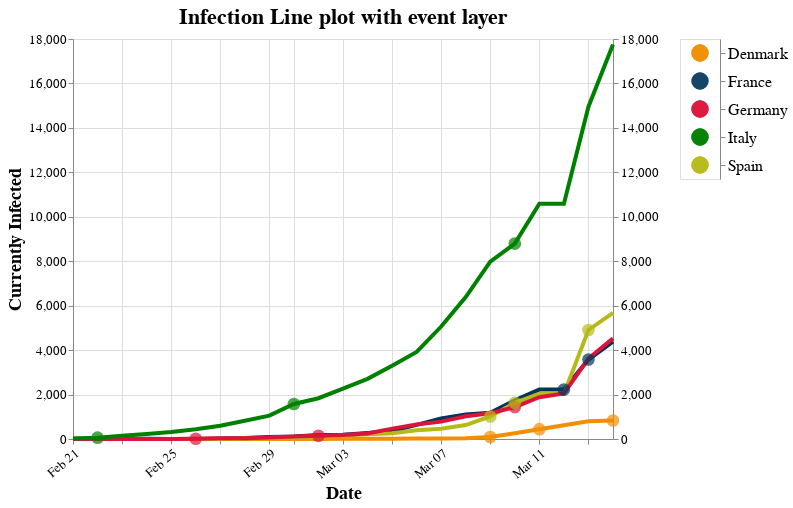

The cell this chart's notebook holds for it:
### Code cell
points_ts = alt.Chart(hover_frame, title = "Infection Line plot with event layer").mark_circle(size=150).encode(
    x = alt.X('monthdate(Date):T', axis = alt.Axis(titleFontSize= 18,title = "Date",labelFontSize = 13,labelAngle = -40,labelSeparation = 10)),
    y =alt.Y("Infection", axis=alt.Axis(titleFontSize= 18,title = "Currently Infected", orient = "left", grid = True,labelFontSize = 13 )),
    color = color,
    size = size_hover,
    tooltip = [alt.Tooltip("Country:N"), alt.Tooltip("Date:T", format='%B %e'), "Infection:O", alt.Tooltip("Text:N", title = "Event")]
).add_selection(
selection
)

#what.configure_axisRight(axis=alt.Axis(titleFontSize= 16,title = "Currently Infected", orient = "left"))
what = alt.layer(okay,points_ts) | legend
what.configure_title(fontSize=22).save("chart.html")
#?what
what.configure_title(fontSize=22)

### Figure 1 — Vega-Lite specification as saved in the notebook (floating-point values rounded to 4 significant figures)
{"config": {"view": {"continuousWidth": 400, "continuousHeight": 300}, "title": {"fontSize": 22}}, "hconcat": [{"layer": [{"data": {"name": "data-ea656ec6eba18789fd72cffe5c384688"}, "mark": "line", "encoding": {"color": {"condition": {"type": "ordinal", "field": "Country", "legend": null, "scale": {"domain": ["Spain", "France", "Germany", "Italy", "Denmark"], "range": ["#B6BA18", "#003459", "crimson", "green", "#F18F01"]}, "selection": "selector002"}, "value": "lightgray"}, "size": {"condition": {"value": 4, "selection": "selector002"}, "value": 0}, "x": {"type": "temporal", "field": "Date", "timeUnit": "monthdate"}, "y": {"type": "quantitative", "axis": {"labelFontSize": 13, "orient": "right", "title": ""}, "field": "Infection"}}, "height": 400, "width": 540}, {"data": {"name": "data-de57a8dd9750a67214ef52cbd8d05af4"}, "mark": {"type": "circle", "size": 150}, "encoding": {"color": {"condition": {"type": "ordinal", "field": "Country", "legend": null, "scale": {"domain": ["Spain", "France", "Germany", "Italy", "Denmark"], "range": ["#B6BA18", "#003459", "crimson", "green", "#F18F01"]}, "selection": "selector002"}, "value": "lightgray"}, "size": {"condition": {"value": 160, "selection": "selector002"}, "value": 0}, "tooltip": [{"type": "nominal", "field": "Country"}, {"type": "temporal", "field": "Date", "format": "%B %e"}, {"type": "ordinal", "field": "Infection"}, {"type": "nominal", "field": "Text", "title": "Event"}], "x": {"type": "temporal", "axis": {"labelAngle": -40, "labelFontSize": 13, "labelSeparation": 10, "title": "Date", "titleFontSize": 18}, "field": "Date", "timeUnit": "monthdate"}, "y": {"type": "quantitative", "axis": {"grid": true, "labelFontSize": 13, "orient": "left", "title": "Currently Infected", "titleFontSize": 18}, "field": "Infection"}}, "selection": {"selector002": {"type": "multi", "fields": ["Country"]}}, "title": "Infection Line plot with event layer"}]}, {"data": {"name": "data-de57a8dd9750a67214ef52cbd8d05af4"}, "mark": {"type": "point", "filled": true, "size": 300}, "encoding": {"color": {"condition": {"type": "ordinal", "field": "Country", "legend": null, "scale": {"domain": ["Spain", "France", "Germany", "Italy", "Denmark"], "range": ["#B6BA18", "#003459", "crimson", "green", "#F18F01"]}, "selection": "selector002"}, "value": "lightgray"}, "y": {"type": "nominal", "axis": {"labelFontSize": 16, "orient": "right", "title": ""}, "field": "Country"}}, "height": 140, "selection": {"selector002": {"type": "multi", "fields": ["Country"]}}, "width": 40}], "$schema": "https://vega.github.io/schema/vega-lite/v4.0.2.json", "datasets": {"data-ea656ec6eba18789fd72cffe5c384688": [{"Country": "France", "Date": "2/21/2020", "Infection": 7}, {"Country": "Denmark", "Date": "2/21/2020", "Infection": 0}, {"Country": "Spain", "Date": "2/21/2020", "Infection": 0}, {"Country": "Germany", "Date": "2/21/2020", "Infection": 2}, {"Country": "Italy", "Date": "2/21/2020", "Infection": 19}, {"Country": "France", "Date": "2/22/2020", "Infection": 7}, {"Country": "Denmark", "Date": "2/22/2020", "Infection": 0}, {"Country": "Spain", "Date": "2/22/2020", "Infection": 0}, {"Country": "Germany", "Date": "2/22/2020", "Infection": 2}, {"Country": "Italy", "Date": "2/22/2020", "Infection": 59}, {"Country": "France", "Date": "2/23/2020", "Infection": 7}, {"Country": "Denmark", "Date": "2/23/2020", "Infection": 0}, {"Country": "Spain", "Date": "2/23/2020", "Infection": 0}, {"Country": "Germany", "Date": "2/23/2020", "Infection": 2}, {"Country": "Italy", "Date": "2/23/2020", "Infection": 150}, {"Country": "France", "Date": "2/24/2020", "Infection": 7}, {"Country": "Denmark", "Date": "2/24/2020", "Infection": 0}, {"Country": "Spain", "Date": "2/24/2020", "Infection": 0}, {"Country": "Germany", "Date": "2/24/2020", "Infection": 2}, {"Country": "Italy", "Date": "2/24/2020", "Infection": 221}, {"Country": "France", "Date": "2/25/2020", "Infection": 2}, {"Country": "Denmark", "Date": "2/25/2020", "Infection": 0}, {"Country": "Spain", "Date": "2/25/2020", "Infection": 4}, {"Country": "Germany", "Date": "2/25/2020", "Infection": 3}, {"Country": "Italy", "Date": "2/25/2020", "Infection": 311}, {"Country": "France", "Date": "2/26/2020", "Infection": 5}, {"Country": "Denmark", "Date": "2/26/2020", "Infection": 0}, {"Country": "Spain", "Date": "2/26/2020", "Infection": 11}, {"Country": "Germany", "Date": "2/26/2020", "Infection": 12}, {"Country": "Italy", "Date": "2/26/2020", "Infection": 438}, {"Country": "France", "Date": "2/27/2020", "Infection": 25}, {"Country": "Denmark", "Date": "2/27/2020", "Infection": 1}, {"Country": "Spain", "Date": "2/27/2020", "Infection": 13}, {"Country": "Germany", "Date": "2/27/2020", "Infection": 30}, {"Country": "Italy", "Date": "2/27/2020", "Infection": 593}, {"Country": "France", "Date": "2/28/2020", "Infection": 44}, {"Country": "Denmark", "Date": "2/28/2020", "Infection": 1}, {"Country": "Spain", "Date": "2/28/2020", "Infection": 30}, {"Country": "Germany", "Date": "2/28/2020", "Infection": 32}, {"Country": "Italy", "Date": "2/28/2020", "Infection": 821}, {"Country": "France", "Date": "2/29/2020", "Infection": 86}, {"Country": "Denmark", "Date": "2/29/2020", "Infection": 3}, {"Country": "Spain", "Date": "2/29/2020", "Infection": 43}, {"Country": "Germany", "Date": "2/29/2020", "Infection": 63}, {"Country": "Italy", "Date": "2/29/2020", "Infection": 1053}, {"Country": "France", "Date": "3/1/2020", "Infection": 116}, {"Country": "Denmark", "Date": "3/1/2020", "Infection": 4}, {"Country": "Spain", "Date": "3/1/2020", "Infection": 82}, {"Country": "Germany", "Date": "3/1/2020", "Infection": 114}, {"Country": "Italy", "Date": "3/1/2020", "Infection": 1577}, {"Country": "France", "Date": "3/2/2020", "Infection": 176}, {"Country": "Denmark", "Date": "3/2/2020", "Infection": 4}, {"Country": "Spain", "Date": "3/2/2020", "Infection": 118}, {"Country": "Germany", "Date": "3/2/2020", "Infection": 143}, {"Country": "Italy", "Date": "3/2/2020", "Infection": 1835}, {"Country": "France", "Date": "3/3/2020", "Infection": 188}, {"Country": "Denmark", "Date": "3/3/2020", "Infection": 6}, {"Country": "Spain", "Date": "3/3/2020", "Infection": 162}, {"Country": "Germany", "Date": "3/3/2020", "Infection": 180}, {"Country": "Italy", "Date": "3/3/2020", "Infection": 2263}, {"Country": "France", "Date": "3/4/2020", "Infection": 272}, {"Country": "Denmark", "Date": "3/4/2020", "Infection": 11}, {"Country": "Spain", "Date": "3/4/2020", "Infection": 218}, {"Country": "Germany", "Date": "3/4/2020", "Infection": 246}, {"Country": "Italy", "Date": "3/4/2020", "Infection": 2706}, {"Country": "France", "Date": "3/5/2020", "Infection": 362}, {"Country": "Denmark", "Date": "3/5/2020", "Infection": 11}, {"Country": "Spain", "Date": "3/5/2020", "Infection": 254}, {"Country": "Germany", "Date": "3/5/2020", "Infection": 466}, {"Country": "Italy", "Date": "3/5/2020", "Infection": 3296}, {"Country": "France", "Date": "3/6/2020", "Infection": 635}, {"Country": "Denmark", "Date": "3/6/2020", "Infection": 23}, {"Country": "Spain", "Date": "3/6/2020", "Infection": 393}, {"Country": "Germany", "Date": "3/6/2020", "Infection": 653}, {"Country": "Italy", "Date": "3/6/2020", "Infection": 3916}, {"Country": "France", "Date": "3/7/2020", "Infection": 929}, {"Country": "Denmark", "Date": "3/7/2020", "Infection": 23}, {"Country": "Spain", "Date": "3/7/2020", "Infection": 460}, {"Country": "Germany", "Date": "3/7/2020", "Infection": 781}, {"Country": "Italy", "Date": "3/7/2020", "Infection": 5061}, {"Country": "France", "Date": "3/8/2020", "Infection": 1098}, {"Country": "Denmark", "Date": "3/8/2020", "Infection": 36}, {"Country": "Spain", "Date": "3/8/2020", "Infection": 626}, {"Country": "Germany", "Date": "3/8/2020", "Infection": 1022}, {"Country": "Italy", "Date": "3/8/2020", "Infection": 6387}, {"Country": "France", "Date": "3/9/2020", "Infection": 1181}, {"Country": "Denmark", "Date": "3/9/2020", "Infection": 91}, {"Country": "Spain", "Date": "3/9/2020", "Infection": 1013}, {"Country": "Germany", "Date": "3/9/2020", "Infection": 1156}, {"Country": "Italy", "Date": "3/9/2020", "Infection": 7985}, {"Country": "France", "Date": "3/10/2020", "Infection": 1742}, {"Country": "Denmark", "Date": "3/10/2020", "Infection": 263}, {"Country": "Spain", "Date": "3/10/2020", "Infection": 1628}, {"Country": "Germany", "Date": "3/10/2020", "Infection": 1437}, {"Country": "Italy", "Date": "3/10/2020", "Infection": 8794}, {"Country": "France", "Date": "3/11/2020", "Infection": 2224}, {"Country": "Denmark", "Date": "3/11/2020", "Infection": 443}, {"Country": "Spain", "Date": "3/11/2020", "Infection": 2040}, {"Country": "Germany", "Date": "3/11/2020", "Infection": 1880}, {"Country": "Italy", "Date": "3/11/2020", "Infection": 10590}, {"Country": "France", "Date": "3/12/2020", "Infection": 2224}, {"Country": "Denmark", "Date": "3/12/2020", "Infection": 616}, {"Country": "Spain", "Date": "3/12/2020", "Infection": 2039}, {"Country": "Germany", "Date": "3/12/2020", "Infection": 2050}, {"Country": "Italy", "Date": "3/12/2020", "Infection": 10590}, {"Country": "France", "Date": "3/13/2020", "Infection": 3576}, {"Country": "Denmark", "Date": "3/13/2020", "Infection": 803}, {"Country": "Spain", "Date": "3/13/2020", "Infection": 4906}, {"Country": "Germany", "Date": "3/13/2020", "Infection": 3622}, {"Country": "Italy", "Date": "3/13/2020", "Infection": 14955}, {"Country": "France", "Date": "3/14/2020", "Infection": 4377}, {"Country": "Denmark", "Date": "3/14/2020", "Infection": 834}, {"Country": "Spain", "Date": "3/14/2020", "Infection": 5679}, {"Country": "Germany", "Date": "3/14/2020", "Infection": 4530}, {"Country": "Italy", "Date": "3/14/2020", "Infection": 17750}], "data-de57a8dd9750a67214ef52cbd8d05af4": [{"Country": "Denmark", "Date": "3/9/2020", "Infection": 91, "Text": "First school is closed. Public transport is encouraged not to be used, especially in rush hours."}, {"Country": "Denmark", "Date": "3/11/2020", "Infection": 443, "Text": "Everyone is recommended to stay home. Schools are announced to shutdown from March 13th. Same applies for people working non-essential jobs in public sectors."}, {"Country": "Denmark", "Date": "3/14/2020", "Infection": 834, "Text": "Borders are closing for people who don’t have a valid purpose of entry."}, {"Country": "Germany", "Date": "2/26/2020", "Infection": 12, "Text": "Several schools and public places were closed in the region of North Rhine-Westphalia, until 2 March. Several other public events are also cancelled."}, {"Country": "Germany", "Date": "3/2/2020", "Infection": 143, "Text": "The ‘Robert Koch Institute’ raised its threat level for Germany to 'moderate' and the European Centre for Disease Prevention and Control raised its threat level for Europe from 'moderate' to 'high'"}, {"Country": "Germany", "Date": "3/10/2020", "Infection": 1437, "Text": "A general ban on events with more than 1,000 participants put into immediate effect by several federal states, Germany's Ice Hockey league’ 2019/2020 season cancelled immediately, Several matches of the football leagues, including all Bundesliga matches of matchday 26, were announced to be played behind closed doors."}, {"Country": "Italy", "Date": "2/22/2020", "Infection": 59, "Text": "The government announced a new decree imposing the quarantine of more than 50,000 people from 11 different municipalities in Northern Italy. Schools were closed in ten municipalities. All public events and some commercial activities were cancelled."}, {"Country": "Italy", "Date": "3/1/2020", "Infection": 1577, "Text": "The Council of Ministers approved a decree to organise the containment of the outbreak: A red zone, where the whole population is in quarantine. A yellow zone, where social and sport events are suspended and schools, theatres, clubs and cinemas are closed."}, {"Country": "Italy", "Date": "3/10/2020", "Infection": 8794, "Text": "Prime Minister Conte increased the quarantine lockdown to cover all of Italy, including travel restrictions and a ban on public gatherings"}, {"Country": "France", "Date": "3/12/2020", "Infection": 2224, "Text": "President announced that all schools and all universities would close from Monday"}, {"Country": "France", "Date": "3/13/2020", "Infection": 3576, "Text": "Prime minister banned gatherings of more than 100 people, not including public transportation."}, {"Country": "Spain", "Date": "3/9/2020", "Infection": 1013, "Text": "The president of Madrid announces the cancellation of classes in the city at all educational levels."}, {"Country": "Spain", "Date": "3/13/2020", "Infection": 4906, "Text": "Prime Minister announces the declaration of the state of emergency in the nation for a period of 15 days"}, {"Country": "Spain", "Date": "3/10/2020", "Infection": 1628, "Text": "Spanish Government suspends events with more than one thousand attendants in many regions."}]}}
